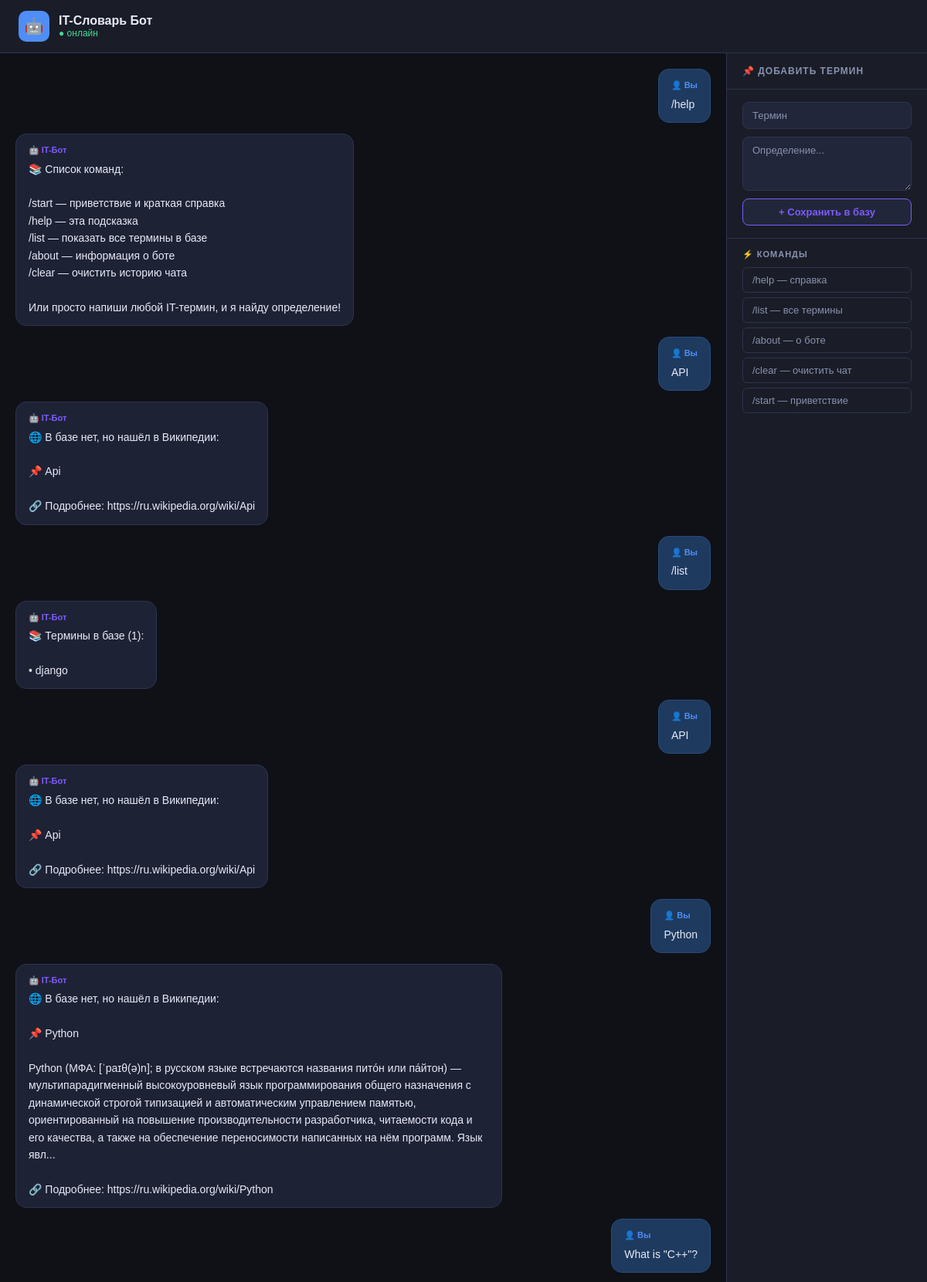
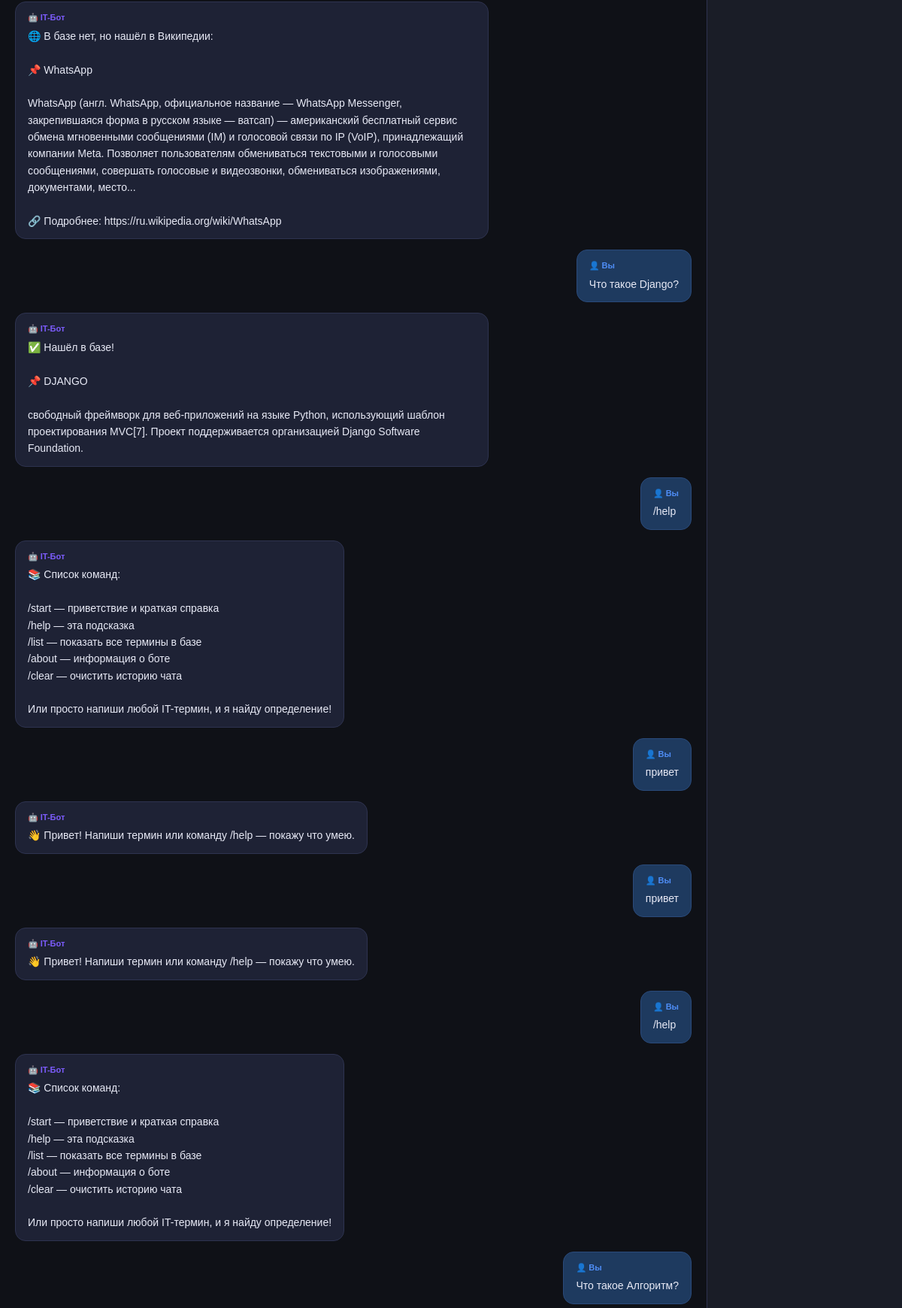
The page / (upper part) on the database its author committed (2 pictures, top to bottom).
### dictionary/models.py (models this page shows, shortened)
class Message(models.Model):
    user_text = models.TextField(verbose_name="Сообщение пользователя")
    bot_response = models.TextField(verbose_name="Ответ бота")
    created_at = models.DateTimeField(auto_now_add=True)
    class Meta:
        ordering = ['created_at']
        verbose_name = "Сообщение"
        verbose_name_plural = "История сообщений"

### dictionary/views.py (the view, shortened to what this page needs)
# urls.py: path('', IndexView.as_view(), name='index'),
class IndexView(View):
    def get(self, request):
        messages = Message.objects.all()
        return render(request, 'dictionary/index.html', {
            'messages': messages
        })

### dictionary/templates/dictionary/index.html (shortened to what this page needs)
<!DOCTYPE html>
<html lang="ru">
<head>
</head>
<body>
<div class="header">
    <div class="header-avatar">🤖</div>
    <div>
        <h1>IT-Словарь Бот</h1>
        <p>● онлайн</p>
    </div>
</div>
<div class="main">
    <div class="chat-area">
        <div class="messages" id="messages">
            {% if messages %}
                {% for msg in messages %}
                <div class="bubble user">{{ msg.user_text }}</div>
                <div class="bubble bot">{{ msg.bot_response }}</div>
                {% endfor %}
            {% else %}
                <div class="bubble bot">👋 Привет! Напиши IT-термин или используй /help</div>
            {% endif %}
        </div>
    </div>
    <div class="sidebar">
        <div class="sidebar-title">📌 Добавить термин</div>
        <form class="add-form" method="POST" action="{% url 'add_term' %}">
            <input type="text" name="word" placeholder="Термин" required>
            <textarea name="definition" placeholder="Определение..." required></textarea>
            <button type="submit" class="btn-add">+ Сохранить в базу</button>
        </form>
        <div class="commands">
            <div class="commands-label">⚡ Команды</div>
            <button class="cmd-btn" onclick="fillInput('/help')">/help — справка</button>
            <button class="cmd-btn" onclick="fillInput('/list')">/list — все термины</button>
            <button class="cmd-btn" onclick="fillInput('/about')">/about — о боте</button>
            <button class="cmd-btn" onclick="fillInput('/clear')">/clear — очистить чат</button>
            <button class="cmd-btn" onclick="fillInput('/start')">/start — приветствие</button>
        </div>
    </div>
</div>
</body>
</html>

### dictionary/templates/dictionary/index.html (style rules this page uses)
* { margin: 0; padding: 0; box-sizing: border-box; }
body { font-family: Arial, sans-serif; background: #0f1117; color: #e8eaf6; height: 100vh; display: flex; flex-direction: column; }
.header { background: #1a1d27; border-bottom: 1px solid #2e3350; padding: 14px 24px; display: flex; align-items: center; gap: 12px; }
.header-avatar { width: 40px; height: 40px; border-radius: 10px; background: #4f8ef7; display: flex; align-items: center; justify-content: center; font-size: 20px; }
.header h1 { font-size: 16px; }
.header p { font-size: 12px; color: #3ddc97; }
.main { display: flex; flex: 1; overflow: hidden; }
.chat-area { flex: 1; display: flex; flex-direction: column; overflow: hidden; }
.messages { flex: 1; overflow-y: auto; padding: 20px; display: flex; flex-direction: column; gap: 14px; }
.bubble { max-width: 70%; padding: 12px 16px; border-radius: 14px; font-size: 14px; line-height: 1.6; white-space: pre-wrap; word-break: break-word; }
.bubble.user { background: #1e3a5f; border: 1px solid #2a4a7a; align-self: flex-end; }
.bubble.user::before { content: '👤 Вы'; display: block; font-size: 11px; color: #4f8ef7; margin-bottom: 4px; font-weight: bold; }
.bubble.bot { background: #1e2235; border: 1px solid #2e3350; align-self: flex-start; }
.bubble.bot::before { content: '🤖 IT-Бот'; display: block; font-size: 11px; color: #7c5cfc; margin-bottom: 4px; font-weight: bold; }
.sidebar { width: 260px; background: #1a1d27; border-left: 1px solid #2e3350; display: flex; flex-direction: column; }
.sidebar-title { padding: 16px 20px; font-size: 12px; font-weight: bold; color: #8892b0; text-transform: uppercase; letter-spacing: 1px; border-bottom: 1px solid #2e3350; }
.add-form { padding: 16px 20px; display: flex; flex-direction: column; gap: 10px; border-bottom: 1px solid #2e3350; }
.add-form input, .add-form textarea { background: #22263a; border: 1px solid #2e3350; border-radius: 8px; padding: 9px 12px; font-size: 13px; color: #e8eaf6; outline: none; font-family: Arial, sans-serif; width: 100%; }
.add-form input::placeholder, .add-form textarea::placeholder { color: #8892b0; }
.add-form textarea { resize: vertical; min-height: 70px; }
.btn-add { background: #22263a; border: 1px solid #7c5cfc; border-radius: 8px; padding: 9px; color: #7c5cfc; font-size: 13px; font-family: Arial, sans-serif; cursor: pointer; font-weight: bold; }
.commands { padding: 14px 20px; display: flex; flex-direction: column; gap: 6px; }
.commands-label { font-size: 11px; font-weight: bold; color: #8892b0; text-transform: uppercase; letter-spacing: 1px; margin-bottom: 4px; }
.cmd-btn { background: transparent; border: 1px solid #2e3350; border-radius: 6px; padding: 8px 12px; color: #8892b0; font-size: 13px; font-family: Arial, sans-serif; cursor: pointer; text-align: left; }

### rows shown on the page
Message: user_text "/help", bot_response "📚 Список команд: /start — приветствие и краткая справка /help — эта подсказка /list — показать все термины в базе /about — информация о боте /clear — очистить историю чата Или просто напиши любой IT-термин, и я найду определение!"
Message: user_text "API", bot_response "🌐 В базе нет, но нашёл в Википедии: 📌 Api 🔗 Подробнее: https://ru.wikipedia.org/wiki/Api"
Message: user_text "/list", bot_response "📚 Термины в базе (1): • django"
Message: user_text "API", bot_response "🌐 В базе нет, но нашёл в Википедии: 📌 Api 🔗 Подробнее: https://ru.wikipedia.org/wiki/Api"
Message: user_text "Python", bot_response "🌐 В базе нет, но нашёл в Википедии: 📌 Python Python (МФА: [ˈpaɪθ(ə)n]; в русском языке встречаются названия пито́н или па́йтон) — мультипарадигменный высокоуровневый язык программирования общего назначения с динамической строгой типизацией и автоматическим управлением памятью, ориентированный на повышение производительности разработчика, читаемости кода и его качества, а также на обеспечение переносимости написанных на нём программ. Язык явл... 🔗 Подробнее: https://ru.wikipedia.org/wiki/Python"
Message: user_text "What is \"C++\"?", bot_response "🌐 В базе нет, но нашёл в Википедии: 📌 WhatsApp WhatsApp (англ. WhatsApp, официальное название — WhatsApp Messenger, закрепившаяся форма в русском языке — ватсап) — американский бесплатный сервис обмена мгновенными сообщениями (IM) и голосовой связи по IP (VoIP), принадлежащий компании Meta. Позволяет пользователям обмениваться текстовыми и голосовыми сообщениями, совершать голосовые и видеозвонки, обмениваться изображениями, документами, место... 🔗 Подробнее: https://ru.wikipedia.org/wiki/WhatsApp"
Message: user_text "Что такое Django?", bot_response "✅ Нашёл в базе! 📌 DJANGO свободный фреймворк для веб-приложений на языке Python, использующий шаблон проектирования MVC[7]. Проект поддерживается организацией Django Software Foundation."
Message: user_text "/help", bot_response "📚 Список команд: /start — приветствие и краткая справка /help — эта подсказка /list — показать все термины в базе /about — информация о боте /clear — очистить историю чата Или просто напиши любой IT-термин, и я найду определение!"
Message: user_text "привет", bot_response "👋 Привет! Напиши термин или команду /help — покажу что умею."
Message: user_text "привет", bot_response "👋 Привет! Напиши термин или команду /help — покажу что умею."
Message: user_text "/help", bot_response "📚 Список команд: /start — приветствие и краткая справка /help — эта подсказка /list — показать все термины в базе /about — информация о боте /clear — очистить историю чата Или просто напиши любой IT-термин, и я найду определение!"
Message: user_text "Что такое Алгоритм?"
